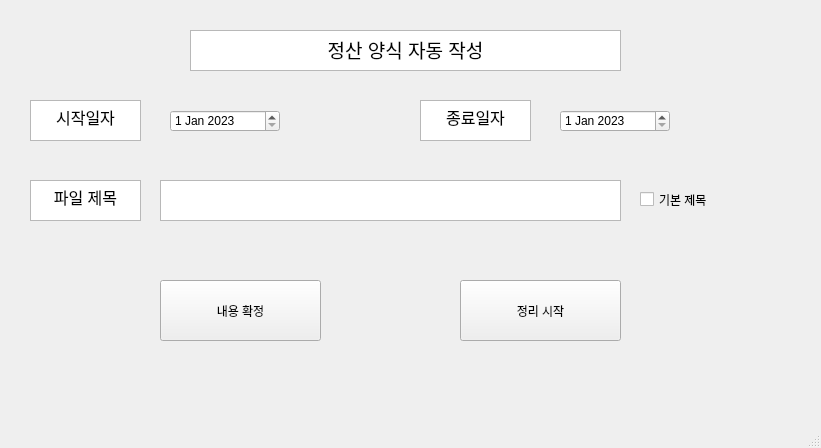
<?xml version="1.0" encoding="UTF-8"?>
<ui version="4.0">
 <class>MainWindow</class>
 <widget class="QMainWindow" name="MainWindow">
  <property name="geometry">
   <rect>
    <x>0</x>
    <y>0</y>
    <width>821</width>
    <height>448</height>
   </rect>
  </property>
  <property name="windowTitle">
   <string>MainWindow</string>
  </property>
  <widget class="QWidget" name="centralwidget">
   <widget class="QTextBrowser" name="textBrowser">
    <property name="geometry">
     <rect>
      <x>30</x>
      <y>100</y>
      <width>111</width>
      <height>41</height>
     </rect>
    </property>
    <property name="html">
     <string>&lt;!DOCTYPE HTML PUBLIC &quot;-//W3C//DTD HTML 4.0//EN&quot; &quot;http://www.w3.org/TR/REC-html40/strict.dtd&quot;&gt;
&lt;html&gt;&lt;head&gt;&lt;meta name=&quot;qrichtext&quot; content=&quot;1&quot; /&gt;&lt;style type=&quot;text/css&quot;&gt;
p, li { white-space: pre-wrap; }
&lt;/style&gt;&lt;/head&gt;&lt;body style=&quot; font-family:'Gulim'; font-size:9pt; font-weight:400; font-style:normal;&quot;&gt;
&lt;p align=&quot;center&quot; style=&quot; margin-top:0px; margin-bottom:0px; margin-left:0px; margin-right:0px; -qt-block-indent:0; text-indent:0px;&quot;&gt;&lt;span style=&quot; font-family:'NanumGothic'; font-size:12pt;&quot;&gt;시작일자&lt;/span&gt;&lt;/p&gt;&lt;/body&gt;&lt;/html&gt;</string>
    </property>
   </widget>
   <widget class="QTextBrowser" name="textBrowser_2">
    <property name="geometry">
     <rect>
      <x>420</x>
      <y>100</y>
      <width>111</width>
      <height>41</height>
     </rect>
    </property>
    <property name="html">
     <string>&lt;!DOCTYPE HTML PUBLIC &quot;-//W3C//DTD HTML 4.0//EN&quot; &quot;http://www.w3.org/TR/REC-html40/strict.dtd&quot;&gt;
&lt;html&gt;&lt;head&gt;&lt;meta name=&quot;qrichtext&quot; content=&quot;1&quot; /&gt;&lt;style type=&quot;text/css&quot;&gt;
p, li { white-space: pre-wrap; }
&lt;/style&gt;&lt;/head&gt;&lt;body style=&quot; font-family:'Gulim'; font-size:9pt; font-weight:400; font-style:normal;&quot;&gt;
&lt;p align=&quot;center&quot; style=&quot; margin-top:0px; margin-bottom:0px; margin-left:0px; margin-right:0px; -qt-block-indent:0; text-indent:0px;&quot;&gt;&lt;span style=&quot; font-family:'NanumGothic'; font-size:12pt;&quot;&gt;종료일자&lt;/span&gt;&lt;/p&gt;&lt;/body&gt;&lt;/html&gt;</string>
    </property>
   </widget>
   <widget class="QTextBrowser" name="textBrowser_3">
    <property name="geometry">
     <rect>
      <x>30</x>
      <y>180</y>
      <width>111</width>
      <height>41</height>
     </rect>
    </property>
    <property name="html">
     <string>&lt;!DOCTYPE HTML PUBLIC &quot;-//W3C//DTD HTML 4.0//EN&quot; &quot;http://www.w3.org/TR/REC-html40/strict.dtd&quot;&gt;
&lt;html&gt;&lt;head&gt;&lt;meta name=&quot;qrichtext&quot; content=&quot;1&quot; /&gt;&lt;style type=&quot;text/css&quot;&gt;
p, li { white-space: pre-wrap; }
&lt;/style&gt;&lt;/head&gt;&lt;body style=&quot; font-family:'Gulim'; font-size:9pt; font-weight:400; font-style:normal;&quot;&gt;
&lt;p align=&quot;center&quot; style=&quot; margin-top:0px; margin-bottom:0px; margin-left:0px; margin-right:0px; -qt-block-indent:0; text-indent:0px;&quot;&gt;&lt;span style=&quot; font-family:'NanumGothic'; font-size:12pt;&quot;&gt;파일 제목&lt;/span&gt;&lt;/p&gt;&lt;/body&gt;&lt;/html&gt;</string>
    </property>
   </widget>
   <widget class="QTextEdit" name="titleText">
    <property name="geometry">
     <rect>
      <x>160</x>
      <y>180</y>
      <width>461</width>
      <height>41</height>
     </rect>
    </property>
    <property name="html">
     <string>&lt;!DOCTYPE HTML PUBLIC &quot;-//W3C//DTD HTML 4.0//EN&quot; &quot;http://www.w3.org/TR/REC-html40/strict.dtd&quot;&gt;
&lt;html&gt;&lt;head&gt;&lt;meta name=&quot;qrichtext&quot; content=&quot;1&quot; /&gt;&lt;style type=&quot;text/css&quot;&gt;
p, li { white-space: pre-wrap; }
&lt;/style&gt;&lt;/head&gt;&lt;body style=&quot; font-family:'Gulim'; font-size:9pt; font-weight:400; font-style:normal;&quot;&gt;
&lt;p style=&quot;-qt-paragraph-type:empty; margin-top:0px; margin-bottom:0px; margin-left:0px; margin-right:0px; -qt-block-indent:0; text-indent:0px; font-family:'NanumGothic';&quot;&gt;&lt;br /&gt;&lt;/p&gt;&lt;/body&gt;&lt;/html&gt;</string>
    </property>
   </widget>
   <widget class="QCheckBox" name="checkBox">
    <property name="geometry">
     <rect>
      <x>640</x>
      <y>190</y>
      <width>96</width>
      <height>19</height>
     </rect>
    </property>
    <property name="text">
     <string>기본 제목</string>
    </property>
   </widget>
   <widget class="QPushButton" name="startBtn">
    <property name="geometry">
     <rect>
      <x>460</x>
      <y>280</y>
      <width>161</width>
      <height>61</height>
     </rect>
    </property>
    <property name="text">
     <string>정리 시작</string>
    </property>
   </widget>
   <widget class="QDateEdit" name="startDate">
    <property name="geometry">
     <rect>
      <x>170</x>
      <y>110</y>
      <width>110</width>
      <height>22</height>
     </rect>
    </property>
    <property name="dateTime">
     <datetime>
      <hour>0</hour>
      <minute>0</minute>
      <second>0</second>
      <year>2023</year>
      <month>1</month>
      <day>1</day>
     </datetime>
    </property>
    <property name="minimumDateTime">
     <datetime>
      <hour>0</hour>
      <minute>0</minute>
      <second>0</second>
      <year>2020</year>
      <month>1</month>
      <day>1</day>
     </datetime>
    </property>
   </widget>
   <widget class="QDateEdit" name="endDate">
    <property name="geometry">
     <rect>
      <x>560</x>
      <y>110</y>
      <width>110</width>
      <height>22</height>
     </rect>
    </property>
    <property name="dateTime">
     <datetime>
      <hour>0</hour>
      <minute>0</minute>
      <second>0</second>
      <year>2023</year>
      <month>1</month>
      <day>1</day>
     </datetime>
    </property>
    <property name="minimumDate">
     <date>
      <year>2020</year>
      <month>1</month>
      <day>1</day>
     </date>
    </property>
   </widget>
   <widget class="QTextBrowser" name="textBrowser_4">
    <property name="geometry">
     <rect>
      <x>190</x>
      <y>30</y>
      <width>431</width>
      <height>41</height>
     </rect>
    </property>
    <property name="html">
     <string>&lt;!DOCTYPE HTML PUBLIC &quot;-//W3C//DTD HTML 4.0//EN&quot; &quot;http://www.w3.org/TR/REC-html40/strict.dtd&quot;&gt;
&lt;html&gt;&lt;head&gt;&lt;meta name=&quot;qrichtext&quot; content=&quot;1&quot; /&gt;&lt;style type=&quot;text/css&quot;&gt;
p, li { white-space: pre-wrap; }
&lt;/style&gt;&lt;/head&gt;&lt;body style=&quot; font-family:'Gulim'; font-size:9pt; font-weight:400; font-style:normal;&quot;&gt;
&lt;p align=&quot;center&quot; style=&quot; margin-top:0px; margin-bottom:0px; margin-left:0px; margin-right:0px; -qt-block-indent:0; text-indent:0px;&quot;&gt;&lt;span style=&quot; font-family:'NanumGothic'; font-size:14pt;&quot;&gt;정산 양식 자동 작성&lt;/span&gt;&lt;/p&gt;&lt;/body&gt;&lt;/html&gt;</string>
    </property>
   </widget>
   <widget class="QPushButton" name="fixBtn">
    <property name="geometry">
     <rect>
      <x>160</x>
      <y>280</y>
      <width>161</width>
      <height>61</height>
     </rect>
    </property>
    <property name="text">
     <string>내용 확정</string>
    </property>
   </widget>
  </widget>
  <widget class="QMenuBar" name="menubar">
   <property name="geometry">
    <rect>
     <x>0</x>
     <y>0</y>
     <width>821</width>
     <height>26</height>
    </rect>
   </property>
  </widget>
  <widget class="QStatusBar" name="statusbar"/>
 </widget>
 <resources/>
 <connections/>
</ui>
